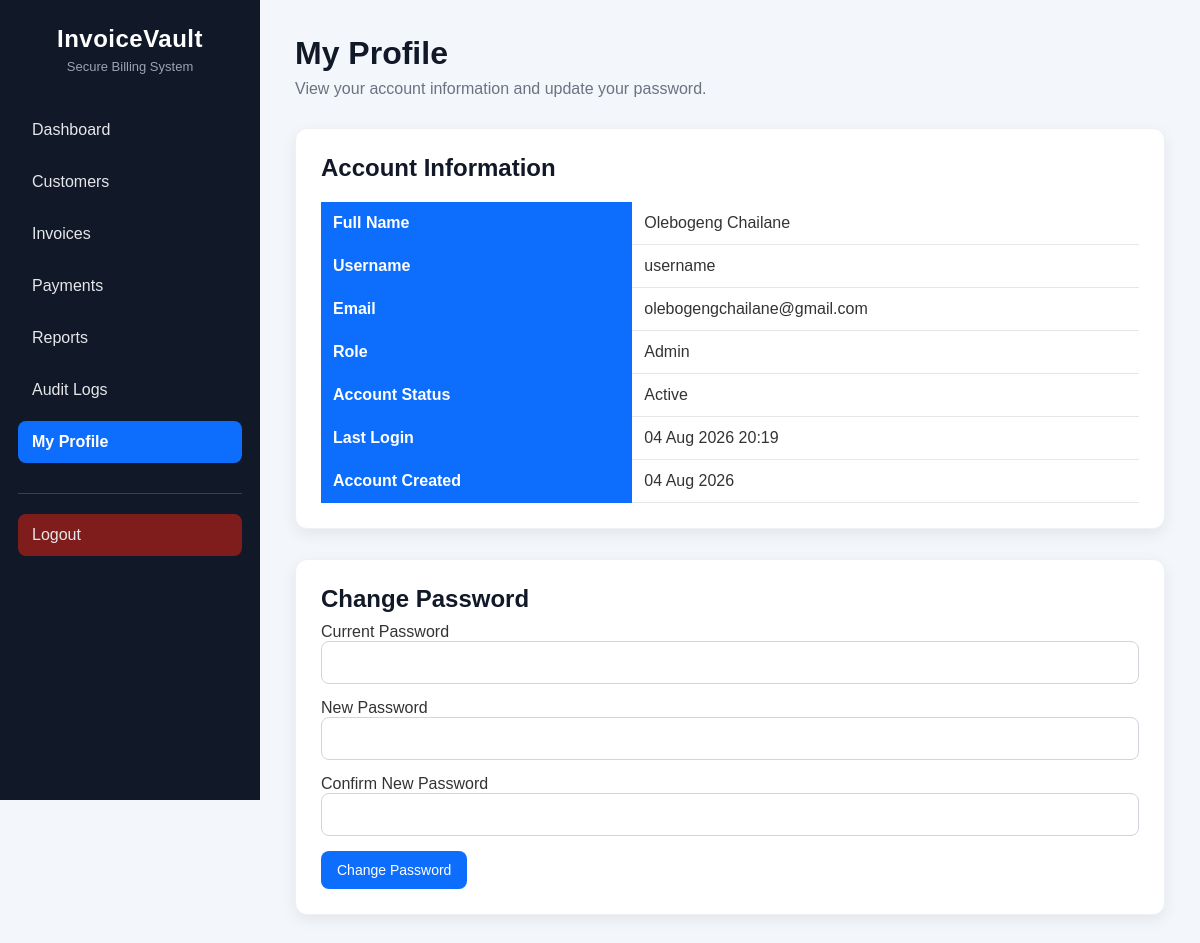
The app's page /profile.php (signed in) with its own data.
### tables this page shows
CREATE TABLE `users` (
  `user_id` int(11) NOT NULL,
  `full_name` varchar(100) NOT NULL,
  `username` varchar(50) NOT NULL,
  `email` varchar(100) NOT NULL,
  `password` varchar(255) NOT NULL,
  `role` enum('Admin','Finance Officer','Auditor') DEFAULT 'Finance Officer',
  `account_status` enum('Active','Inactive','Locked') DEFAULT 'Active',
  `failed_attempts` int(11) DEFAULT 0,
  `last_login` timestamp NULL DEFAULT NULL,
  `created_at` timestamp NOT NULL DEFAULT current_timestamp()
);

### profile.php (the view, shortened to what this page needs)
<?php
include 'config/db.php';
$user_id = $_SESSION['user_id'];
$getUser = $conn->prepare("
    SELECT
        full_name,
        username,
        email,
        role,
        account_status,
        last_login,
        created_at
    FROM users
    WHERE user_id = ?
");
$getUser->bind_param("i", $user_id);
$getUser->execute();
$result = $getUser->get_result();
$user = $result->fetch_assoc();
?>
<!DOCTYPE html>
<html lang="en">
<head>
    <link
        rel="stylesheet"
        href="assets/css/style.css"
    >
</head>
<body>
<div class="dashboard-container">
    <?php include 'includes/sidebar.php'; ?>
    <div class="main-content">
        <div class="header">
            <h1>My Profile</h1>
            <p>View your account information and update your password.</p>
        </div>
        <div class="table-section">
            <h2>Account Information</h2>
            <table>
                <tbody>
                    <tr>
                        <th>Full Name</th>
                        <td><?php echo htmlspecialchars($user['full_name']); ?></td>
                    </tr>
                    <tr>
                        <th>Username</th>
                        <td><?php echo htmlspecialchars($user['username']); ?></td>
                    </tr>
                    <tr>
                        <th>Email</th>
                        <td><?php echo htmlspecialchars($user['email']); ?></td>
                    </tr>
                    <tr>
                        <th>Role</th>
                        <td><?php echo htmlspecialchars($user['role']); ?></td>
                    </tr>
                    <tr>
                        <th>Account Status</th>
                        <td><?php echo htmlspecialchars($user['account_status']); ?></td>
                    </tr>
                    <tr>
                        <th>Last Login</th>
                        <td>
                            <?php
                            echo !empty($user['last_login'])
                                ? date("d M Y H:i", strtotime($user['last_login']))
                                : "No login recorded";
                            ?>
                        </td>
                    </tr>
                    <tr>
                        <th>Account Created</th>
                        <td>
                            <?php echo date(
                                "d M Y",
                                strtotime($user['created_at'])
                            ); ?>
                        </td>
                    </tr>
                </tbody>
            </table>
        </div>
        <div class="table-section">
            <h2>Change Password</h2>
            <form method="POST">
                <label>Current Password</label>
                <input
                    type="password"
                    name="current_password"
                    required
                >
                <label>New Password</label>
                <input
                    type="password"
                    name="new_password"
                    required
                >
                <label>Confirm New Password</label>
                <input
                    type="password"
                    name="confirm_password"
                    required
                >
                <button
                    type="submit"
                    name="change_password"
                >
                    Change Password
                </button>
            </form>
        </div>
    </div>
</div>
</body>
</html>

### assets/css/style.css (style rules this page uses)
* { margin:0; padding:0; box-sizing:border-box; font-family:Arial, Helvetica, sans-serif; }
body { background:#f3f6fb; color:#333; }
input, select { width:100%; padding:12px; margin-bottom:15px; border:1px solid #d1d5db; border-radius:8px; font-size:15px; background:#fff; }
button { padding:11px 16px; border:none; border-radius:8px; background:#0d6efd; color:#fff; cursor:pointer; font-size:14px; transition:.2s ease; width:auto; }
.dashboard-container { display:flex; min-height:100vh; }
.main-content { flex:1; padding:35px; overflow-x:auto; }
.header { margin-bottom:30px; }
.header h1 { margin-bottom:8px; color:#111827; }
.header p { color:#6b7280; }
.table-section { margin-top:30px; background:white; padding:25px; border-radius:12px; box-shadow:0 5px 15px rgba(0,0,0,.07); border:1px solid #eef0f4; }
.table-section h2 { margin-bottom:10px; color:#111827; }
table { width:100%; border-collapse:collapse; margin-top:20px; }
table th { background:#0d6efd; color:white; padding:12px; text-align:left; white-space:nowrap; }
table td { padding:12px; border-bottom:1px solid #e5e7eb; vertical-align:middle; }

### records on screen
users: full_name "Olebogeng Chailane", username "username", email "olebogengchailane@gmail.com", role "Admin", account_status "Active", last_login "04 Aug 2026 20:19", created_at "04 Aug 2026"
